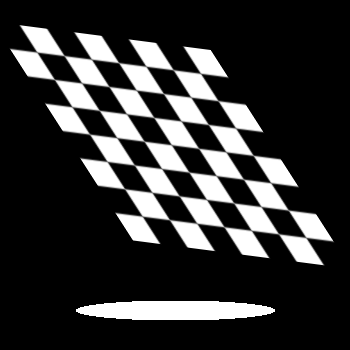
#> input picture Exercise 1/checkerboard.png, 350 x 350 px
$ jupyter execute ex_1.ipynb   (shell and % lines are left out)   (older library calls are emulated)
#> lines starting #> are read from the running program, lines starting #| are printed output that depends on the picture
[cell 1]
import numpy as np
import scipy
import skimage
from matplotlib import pyplot as plt
from skimage.util.shape import view_as_blocks
from skimage import data
from skimage.transform import rescale, resize, downscale_local_mean
from skimage import feature
from skimage.transform import warp, AffineTransform
from skimage import io
from scipy.misc import imread, imsave, imresize
from PIL import Image

#img = np.array(Image.open('checkerboard.png').convert('L'))
img = io.imread('checkerboard.png')
#> img is the input picture: shape (350, 350) uint16; min 0, max 65535, mean 13359.2

# Performs greyscale conversion
# Necessary if the provide image is no greyscale image
image=skimage.color.rgb2gray(img)

plt.imshow(image,cmap='gray')
plt.show()

[cell 2]
col = 3
row = 6
plotnr = 1


def plot(img, corners, title, row_index, col_index, plot_nr):
    plt.subplot(row_index, col_index, plot_nr)
    plt.axis('off')
    plt.title(title)
    plt.imshow(image,cmap='gray')
    plt.plot( corners[:,1] , corners[:,0], '+r', markersize=6)


# Create a new figure to plot
plt.figure(figsize=(17, 25))

# Observe the impact of different sigma values
for sigma in np.arange(0.2, 4.0, 0.4):

    # k : float, optional
    # Sensitivity factor to separate corners from edges, typically in range [0, 0.2].
    # Small values of k result in detection of sharp corners.
    # method : {‘k’, ‘eps’}, optional
    corners = feature.corner_peaks(feature.corner_harris(image, sigma=sigma), min_distance=13,threshold_rel=0)

    plot(image, corners,"Sigma: " + str(sigma), row, col, plotnr)
    plotnr = plotnr + 1
#> after the loop, plotnr = 11
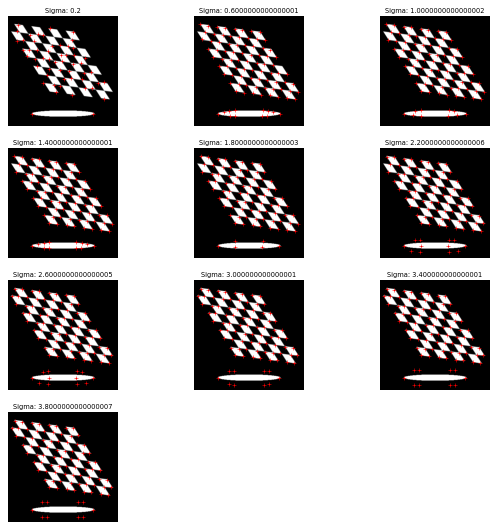
#> figure drawn by matplotlib, 10 panels

[cell 3]
col = 3
row = 13
plotnr = 1

# Create a new figure to plot
plt.figure(figsize=(18, 60))

gammas = [0.0078125,0.05,0.06,0.07,0.08,0.09,0.125,0.14,0.16,0.18,0.2,0.21,0.22,0.250,0.5]

# Observe the impact of different sigma values
for gamma in gammas:

    corners = feature.corner_peaks(feature.corner_harris(image, sigma=1.0, k=gamma),min_distance=13,threshold_rel=0)

    plot(image, corners,"Gamma: " + str(gamma), row, col, plotnr)
    plotnr = plotnr + 1
#> after the loop, plotnr = 16
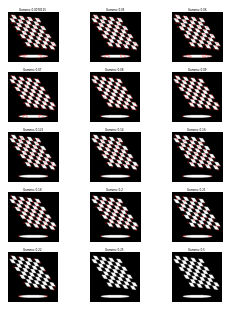
#> figure drawn by matplotlib, 15 panels

[cell 4]
col = 3
row = 3
plotnr = 1


def plot(img, corners, title, row_index, col_index, plot_nr):
    plt.subplot(row_index, col_index, plot_nr)
    plt.axis('off')
    plt.title(title)
    plt.imshow(image,cmap='gray')
    plt.plot( corners[:,1] , corners[:,0], '+r', markersize=6)


# Create a new figure to plot
plt.figure(figsize=(17, 17))

# Observe the impact of different sigma values
for threshold in np.arange(0.1, 0.6, 0.1):

    # k : float, optional
    # Sensitivity factor to separate corners from edges, typically in range [0, 0.2].
    # Small values of k result in detection of sharp corners.
    # method : {‘k’, ‘eps’}, optional
    corners = feature.corner_peaks(feature.corner_harris(image, sigma=1.0), min_distance=13,threshold_rel=threshold)

    plot(image, corners,"Threshold: " + str(threshold), row, col, plotnr)
    plotnr = plotnr + 1
#> this loop made 5 passes
#> corners on pass 5: [[310, 76], [310, 274]]
#> after the loop, plotnr = 6
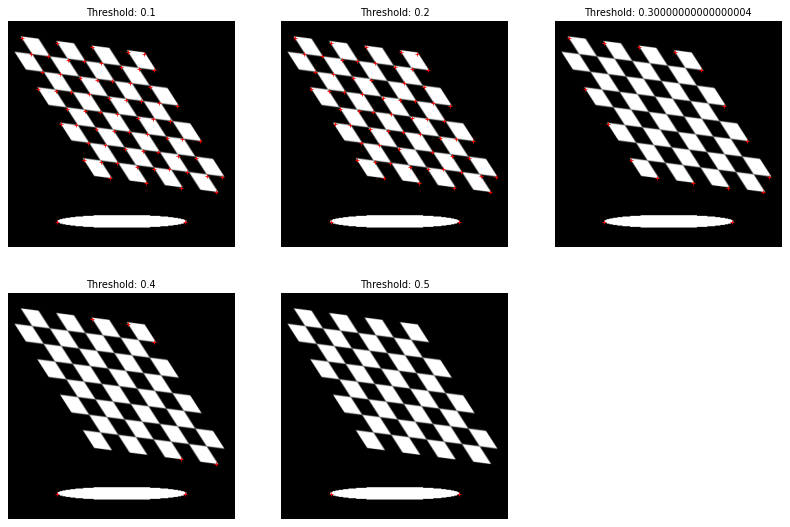
#> figure drawn by matplotlib, 5 panels
